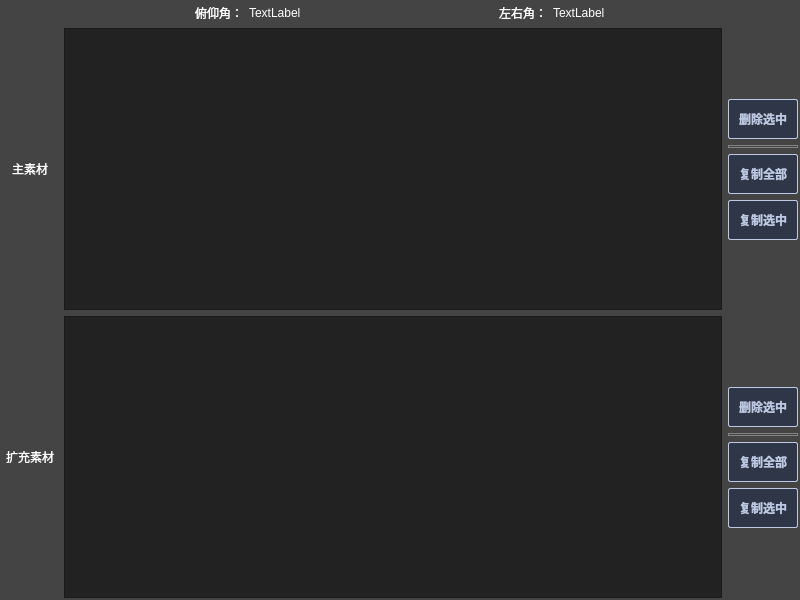
<?xml version="1.0" encoding="UTF-8"?>
<ui version="4.0">
 <class>Dialog</class>
 <widget class="QDialog" name="Dialog">
  <property name="windowModality">
   <enum>Qt::NonModal</enum>
  </property>
  <property name="geometry">
   <rect>
    <x>0</x>
    <y>0</y>
    <width>800</width>
    <height>600</height>
   </rect>
  </property>
  <property name="windowTitle">
   <string>Dialog</string>
  </property>
  <property name="styleSheet">
   <string notr="true">background-color:#444444</string>
  </property>
  <layout class="QVBoxLayout" name="verticalLayout_3" stretch="0,1,1">
   <property name="leftMargin">
    <number>2</number>
   </property>
   <property name="topMargin">
    <number>2</number>
   </property>
   <property name="rightMargin">
    <number>2</number>
   </property>
   <property name="bottomMargin">
    <number>2</number>
   </property>
   <item>
    <layout class="QHBoxLayout" name="horizontalLayout" stretch="1,0,0,1,0,0,1">
     <property name="topMargin">
      <number>2</number>
     </property>
     <item>
      <widget class="QLabel" name="label_3">
       <property name="text">
        <string/>
       </property>
      </widget>
     </item>
     <item>
      <widget class="QLabel" name="label_pitch">
       <property name="styleSheet">
        <string notr="true">color:rgb(255, 255, 255)</string>
       </property>
       <property name="text">
        <string>俯仰角：</string>
       </property>
      </widget>
     </item>
     <item>
      <widget class="QLabel" name="label_pitch_valueL">
       <property name="styleSheet">
        <string notr="true">color:rgb(255, 255, 255)</string>
       </property>
       <property name="text">
        <string>TextLabel</string>
       </property>
      </widget>
     </item>
     <item>
      <widget class="QLabel" name="label_5">
       <property name="text">
        <string/>
       </property>
      </widget>
     </item>
     <item>
      <widget class="QLabel" name="label_yaw">
       <property name="styleSheet">
        <string notr="true">color:rgb(255, 255, 255)</string>
       </property>
       <property name="text">
        <string>左右角：</string>
       </property>
      </widget>
     </item>
     <item>
      <widget class="QLabel" name="label_yaw_valueL">
       <property name="styleSheet">
        <string notr="true">color:rgb(255, 255, 255)</string>
       </property>
       <property name="text">
        <string>TextLabel</string>
       </property>
      </widget>
     </item>
     <item>
      <widget class="QLabel" name="label_4">
       <property name="text">
        <string/>
       </property>
      </widget>
     </item>
    </layout>
   </item>
   <item>
    <layout class="QHBoxLayout" name="horizontalLayout_2" stretch="0,1,0">
     <item>
      <widget class="QLabel" name="label">
       <property name="sizePolicy">
        <sizepolicy hsizetype="Fixed" vsizetype="Preferred">
         <horstretch>0</horstretch>
         <verstretch>0</verstretch>
        </sizepolicy>
       </property>
       <property name="minimumSize">
        <size>
         <width>56</width>
         <height>0</height>
        </size>
       </property>
       <property name="maximumSize">
        <size>
         <width>56</width>
         <height>16777215</height>
        </size>
       </property>
       <property name="styleSheet">
        <string notr="true">color:rgb(255, 255, 255)</string>
       </property>
       <property name="text">
        <string>主素材</string>
       </property>
       <property name="alignment">
        <set>Qt::AlignCenter</set>
       </property>
      </widget>
     </item>
     <item>
      <widget class="QListWidget" name="listWidget_main">
       <property name="styleSheet">
        <string notr="true">background-color:#222222</string>
       </property>
      </widget>
     </item>
     <item>
      <layout class="QVBoxLayout" name="verticalLayout" stretch="1,0,0,0,0,1">
       <item>
        <widget class="QLabel" name="label_8">
         <property name="sizePolicy">
          <sizepolicy hsizetype="Fixed" vsizetype="Preferred">
           <horstretch>0</horstretch>
           <verstretch>0</verstretch>
          </sizepolicy>
         </property>
         <property name="minimumSize">
          <size>
           <width>70</width>
           <height>0</height>
          </size>
         </property>
         <property name="maximumSize">
          <size>
           <width>70</width>
           <height>16777215</height>
          </size>
         </property>
         <property name="text">
          <string/>
         </property>
        </widget>
       </item>
       <item>
        <widget class="QPushButton" name="pushButton_main_delsel">
         <property name="sizePolicy">
          <sizepolicy hsizetype="Fixed" vsizetype="Fixed">
           <horstretch>0</horstretch>
           <verstretch>0</verstretch>
          </sizepolicy>
         </property>
         <property name="minimumSize">
          <size>
           <width>70</width>
           <height>40</height>
          </size>
         </property>
         <property name="maximumSize">
          <size>
           <width>70</width>
           <height>40</height>
          </size>
         </property>
         <property name="styleSheet">
          <string notr="true">QPushButton {
    font-family: &quot;Microsoft YaHei&quot;;
    color: #BDC8E2;
    font-weight: bold;

    text-align: center;
    padding-left: 0px;
    padding-top: 0px;
    border-style: solid;
    border-width: 1px;
    border-radius: 2px;
    background-color: #2E3648;
}

QPushButton:hover{
	color: red;
	border-color: green;
    background-color: aqua;
}
QPushButton:pressed{
	color: green;
	border-color: blueviolet;
    background-color: black;
}
QPushButton:disabled{
	color: blue;
	border-color: brown;
    background-color: aqua;
}</string>
         </property>
         <property name="text">
          <string>删除选中</string>
         </property>
        </widget>
       </item>
       <item>
        <widget class="Line" name="line">
         <property name="styleSheet">
          <string notr="true">border:1px solid rgb(130, 130, 130);</string>
         </property>
         <property name="orientation">
          <enum>Qt::Horizontal</enum>
         </property>
        </widget>
       </item>
       <item>
        <widget class="QPushButton" name="pushButton_main_copyall">
         <property name="sizePolicy">
          <sizepolicy hsizetype="Fixed" vsizetype="Fixed">
           <horstretch>0</horstretch>
           <verstretch>0</verstretch>
          </sizepolicy>
         </property>
         <property name="minimumSize">
          <size>
           <width>70</width>
           <height>40</height>
          </size>
         </property>
         <property name="maximumSize">
          <size>
           <width>70</width>
           <height>40</height>
          </size>
         </property>
         <property name="styleSheet">
          <string notr="true">QPushButton {
    font-family: &quot;Microsoft YaHei&quot;;
    color: #BDC8E2;
    font-weight: bold;

    text-align: center;
    padding-left: 0px;
    padding-top: 0px;
    border-style: solid;
    border-width: 1px;
    border-radius: 2px;
    background-color: #2E3648;
}

QPushButton:hover{
	color: red;
	border-color: green;
    background-color: aqua;
}
QPushButton:pressed{
	color: green;
	border-color: blueviolet;
    background-color: black;
}
QPushButton:disabled{
	color: blue;
	border-color: brown;
    background-color: aqua;
}</string>
         </property>
         <property name="text">
          <string>复制全部</string>
         </property>
        </widget>
       </item>
       <item>
        <widget class="QPushButton" name="pushButton_main_copysel">
         <property name="sizePolicy">
          <sizepolicy hsizetype="Fixed" vsizetype="Fixed">
           <horstretch>0</horstretch>
           <verstretch>0</verstretch>
          </sizepolicy>
         </property>
         <property name="minimumSize">
          <size>
           <width>70</width>
           <height>40</height>
          </size>
         </property>
         <property name="maximumSize">
          <size>
           <width>70</width>
           <height>40</height>
          </size>
         </property>
         <property name="styleSheet">
          <string notr="true">QPushButton {
    font-family: &quot;Microsoft YaHei&quot;;
    color: #BDC8E2;
    font-weight: bold;

    text-align: center;
    padding-left: 0px;
    padding-top: 0px;
    border-style: solid;
    border-width: 1px;
    border-radius: 2px;
    background-color: #2E3648;
}

QPushButton:hover{
	color: red;
	border-color: green;
    background-color: aqua;
}
QPushButton:pressed{
	color: green;
	border-color: blueviolet;
    background-color: black;
}
QPushButton:disabled{
	color: blue;
	border-color: brown;
    background-color: aqua;
}</string>
         </property>
         <property name="text">
          <string>复制选中</string>
         </property>
        </widget>
       </item>
       <item>
        <widget class="QLabel" name="label_6">
         <property name="sizePolicy">
          <sizepolicy hsizetype="Fixed" vsizetype="Preferred">
           <horstretch>0</horstretch>
           <verstretch>0</verstretch>
          </sizepolicy>
         </property>
         <property name="minimumSize">
          <size>
           <width>70</width>
           <height>0</height>
          </size>
         </property>
         <property name="maximumSize">
          <size>
           <width>70</width>
           <height>16777215</height>
          </size>
         </property>
         <property name="text">
          <string/>
         </property>
        </widget>
       </item>
      </layout>
     </item>
    </layout>
   </item>
   <item>
    <layout class="QHBoxLayout" name="horizontalLayout_3" stretch="0,1,0">
     <item>
      <widget class="QLabel" name="label_2">
       <property name="sizePolicy">
        <sizepolicy hsizetype="Fixed" vsizetype="Preferred">
         <horstretch>0</horstretch>
         <verstretch>0</verstretch>
        </sizepolicy>
       </property>
       <property name="minimumSize">
        <size>
         <width>56</width>
         <height>0</height>
        </size>
       </property>
       <property name="maximumSize">
        <size>
         <width>56</width>
         <height>16777215</height>
        </size>
       </property>
       <property name="styleSheet">
        <string notr="true">color:rgb(255, 255, 255)</string>
       </property>
       <property name="text">
        <string>扩充素材</string>
       </property>
       <property name="alignment">
        <set>Qt::AlignCenter</set>
       </property>
      </widget>
     </item>
     <item>
      <widget class="QListWidget" name="listWidget_second">
       <property name="styleSheet">
        <string notr="true">background-color:#222222</string>
       </property>
      </widget>
     </item>
     <item>
      <layout class="QVBoxLayout" name="verticalLayout_2" stretch="1,0,0,0,0,1">
       <item>
        <widget class="QLabel" name="label_9">
         <property name="sizePolicy">
          <sizepolicy hsizetype="Fixed" vsizetype="Preferred">
           <horstretch>0</horstretch>
           <verstretch>0</verstretch>
          </sizepolicy>
         </property>
         <property name="minimumSize">
          <size>
           <width>70</width>
           <height>0</height>
          </size>
         </property>
         <property name="maximumSize">
          <size>
           <width>70</width>
           <height>16777215</height>
          </size>
         </property>
         <property name="text">
          <string/>
         </property>
        </widget>
       </item>
       <item>
        <widget class="QPushButton" name="pushButton_sec_delsel">
         <property name="sizePolicy">
          <sizepolicy hsizetype="Fixed" vsizetype="Fixed">
           <horstretch>0</horstretch>
           <verstretch>0</verstretch>
          </sizepolicy>
         </property>
         <property name="minimumSize">
          <size>
           <width>70</width>
           <height>40</height>
          </size>
         </property>
         <property name="maximumSize">
          <size>
           <width>70</width>
           <height>40</height>
          </size>
         </property>
         <property name="styleSheet">
          <string notr="true">QPushButton {
    font-family: &quot;Microsoft YaHei&quot;;
    color: #BDC8E2;
    font-weight: bold;

    text-align: center;
    padding-left: 0px;
    padding-top: 0px;
    border-style: solid;
    border-width: 1px;
    border-radius: 2px;
    background-color: #2E3648;
}

QPushButton:hover{
	color: red;
	border-color: green;
    background-color: aqua;
}
QPushButton:pressed{
	color: green;
	border-color: blueviolet;
    background-color: black;
}
QPushButton:disabled{
	color: blue;
	border-color: brown;
    background-color: aqua;
}</string>
         </property>
         <property name="text">
          <string>删除选中</string>
         </property>
        </widget>
       </item>
       <item>
        <widget class="Line" name="line_2">
         <property name="styleSheet">
          <string notr="true">border:1px solid rgb(130, 130, 130);</string>
         </property>
         <property name="orientation">
          <enum>Qt::Horizontal</enum>
         </property>
        </widget>
       </item>
       <item>
        <widget class="QPushButton" name="pushButton_sec_copyall">
         <property name="sizePolicy">
          <sizepolicy hsizetype="Fixed" vsizetype="Fixed">
           <horstretch>0</horstretch>
           <verstretch>0</verstretch>
          </sizepolicy>
         </property>
         <property name="minimumSize">
          <size>
           <width>70</width>
           <height>40</height>
          </size>
         </property>
         <property name="maximumSize">
          <size>
           <width>70</width>
           <height>40</height>
          </size>
         </property>
         <property name="styleSheet">
          <string notr="true">QPushButton {
    font-family: &quot;Microsoft YaHei&quot;;
    color: #BDC8E2;
    font-weight: bold;

    text-align: center;
    padding-left: 0px;
    padding-top: 0px;
    border-style: solid;
    border-width: 1px;
    border-radius: 2px;
    background-color: #2E3648;
}

QPushButton:hover{
	color: red;
	border-color: green;
    background-color: aqua;
}
QPushButton:pressed{
	color: green;
	border-color: blueviolet;
    background-color: black;
}
QPushButton:disabled{
	color: blue;
	border-color: brown;
    background-color: aqua;
}</string>
         </property>
         <property name="text">
          <string>复制全部</string>
         </property>
        </widget>
       </item>
       <item>
        <widget class="QPushButton" name="pushButton_sec_copysel">
         <property name="sizePolicy">
          <sizepolicy hsizetype="Fixed" vsizetype="Fixed">
           <horstretch>0</horstretch>
           <verstretch>0</verstretch>
          </sizepolicy>
         </property>
         <property name="minimumSize">
          <size>
           <width>70</width>
           <height>40</height>
          </size>
         </property>
         <property name="maximumSize">
          <size>
           <width>70</width>
           <height>40</height>
          </size>
         </property>
         <property name="styleSheet">
          <string notr="true">QPushButton {
    font-family: &quot;Microsoft YaHei&quot;;
    color: #BDC8E2;
    font-weight: bold;

    text-align: center;
    padding-left: 0px;
    padding-top: 0px;
    border-style: solid;
    border-width: 1px;
    border-radius: 2px;
    background-color: #2E3648;
}

QPushButton:hover{
	color: red;
	border-color: green;
    background-color: aqua;
}
QPushButton:pressed{
	color: green;
	border-color: blueviolet;
    background-color: black;
}
QPushButton:disabled{
	color: blue;
	border-color: brown;
    background-color: aqua;
}</string>
         </property>
         <property name="text">
          <string>复制选中</string>
         </property>
        </widget>
       </item>
       <item>
        <widget class="QLabel" name="label_7">
         <property name="sizePolicy">
          <sizepolicy hsizetype="Fixed" vsizetype="Preferred">
           <horstretch>0</horstretch>
           <verstretch>0</verstretch>
          </sizepolicy>
         </property>
         <property name="minimumSize">
          <size>
           <width>70</width>
           <height>0</height>
          </size>
         </property>
         <property name="maximumSize">
          <size>
           <width>70</width>
           <height>16777215</height>
          </size>
         </property>
         <property name="text">
          <string/>
         </property>
        </widget>
       </item>
      </layout>
     </item>
    </layout>
   </item>
  </layout>
 </widget>
 <resources/>
 <connections/>
</ui>
